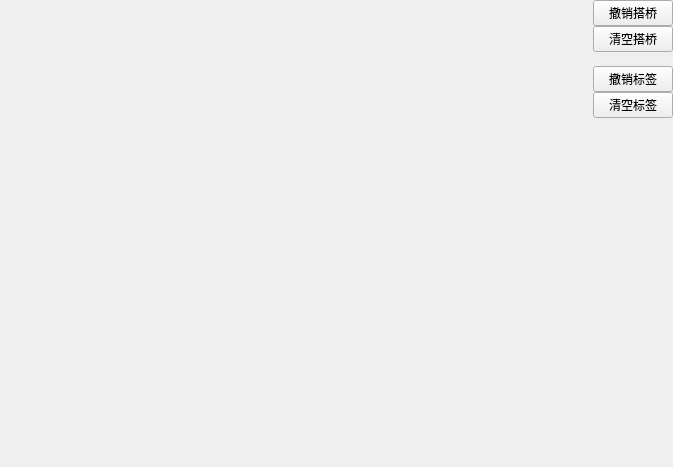
<?xml version="1.0" encoding="UTF-8"?>
<ui version="4.0">
 <class>CPaintBoard</class>
 <widget class="QWidget" name="CPaintBoard">
  <property name="geometry">
   <rect>
    <x>0</x>
    <y>0</y>
    <width>673</width>
    <height>467</height>
   </rect>
  </property>
  <property name="sizePolicy">
   <sizepolicy hsizetype="Preferred" vsizetype="Preferred">
    <horstretch>0</horstretch>
    <verstretch>0</verstretch>
   </sizepolicy>
  </property>
  <property name="windowTitle">
   <string>Form</string>
  </property>
  <layout class="QVBoxLayout" name="verticalLayout">
   <property name="spacing">
    <number>0</number>
   </property>
   <property name="leftMargin">
    <number>0</number>
   </property>
   <property name="topMargin">
    <number>0</number>
   </property>
   <property name="rightMargin">
    <number>0</number>
   </property>
   <property name="bottomMargin">
    <number>0</number>
   </property>
   <item>
    <layout class="QHBoxLayout" name="horizontalLayout" stretch="1,0">
     <item>
      <widget class="QLabel" name="label">
       <property name="text">
        <string/>
       </property>
      </widget>
     </item>
     <item>
      <layout class="QVBoxLayout" name="verticalLayout_2">
       <item>
        <widget class="QPushButton" name="m_btnCancelQ">
         <property name="enabled">
          <bool>true</bool>
         </property>
         <property name="text">
          <string>撤销搭桥</string>
         </property>
        </widget>
       </item>
       <item>
        <widget class="QPushButton" name="m_btnCleanQ">
         <property name="text">
          <string>清空搭桥</string>
         </property>
        </widget>
       </item>
       <item>
        <widget class="QLabel" name="label_2">
         <property name="text">
          <string/>
         </property>
        </widget>
       </item>
       <item>
        <widget class="QPushButton" name="m_btnCancelTip">
         <property name="text">
          <string>撤销标签</string>
         </property>
        </widget>
       </item>
       <item>
        <widget class="QPushButton" name="m_btnCleanTip">
         <property name="text">
          <string>清空标签</string>
         </property>
        </widget>
       </item>
       <item>
        <spacer name="verticalSpacer">
         <property name="orientation">
          <enum>Qt::Vertical</enum>
         </property>
         <property name="sizeHint" stdset="0">
          <size>
           <width>20</width>
           <height>40</height>
          </size>
         </property>
        </spacer>
       </item>
      </layout>
     </item>
    </layout>
   </item>
  </layout>
 </widget>
 <resources/>
 <connections/>
</ui>
